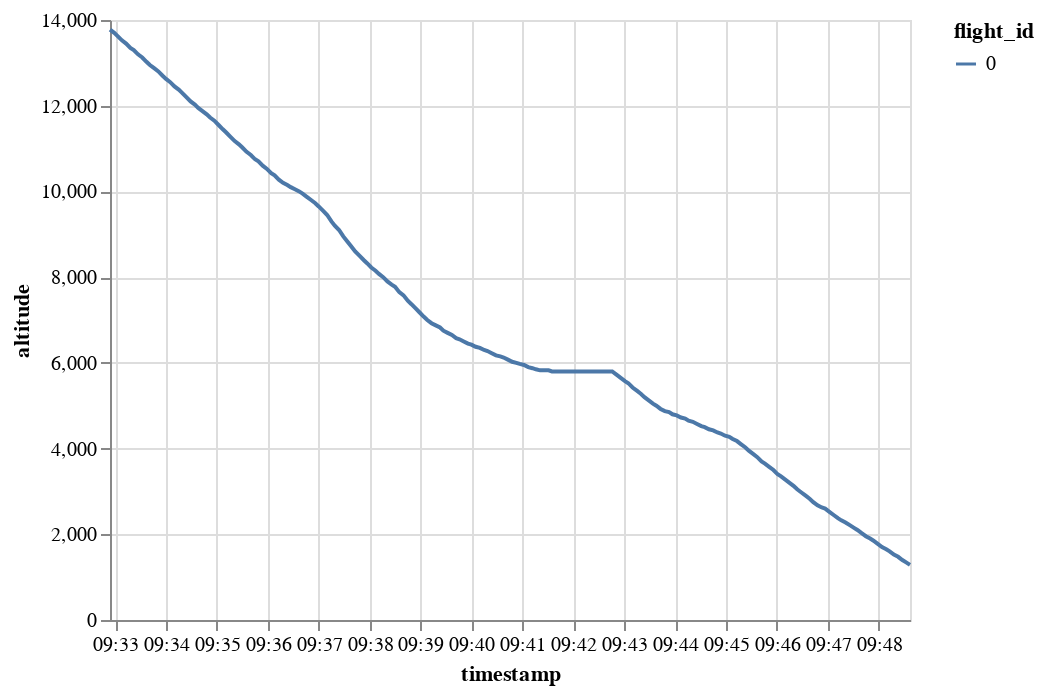

This figure's notebook cell:
### Code cell
traffic[0].chart().encode(alt.Y("altitude"), alt.X("timestamp"), alt.Color("flight_id"))

### Figure 1 — Vega-Lite specification as saved in the notebook (floating-point values rounded to 4 significant figures; data arrays with more than 128 entries replaced by an {"elided": "..."} marker saying what was removed)
{"config": {"view": {"continuousWidth": 400, "continuousHeight": 300}}, "data": {"name": "data-31ac5e43ee9f0696a958df015e6ed5ad"}, "mark": "line", "encoding": {"color": {"type": "nominal", "field": "flight_id"}, "x": {"type": "temporal", "field": "timestamp"}, "y": {"type": "quantitative", "field": "altitude"}}, "$schema": "https://vega.github.io/schema/vega-lite/v4.8.1.json", "datasets": {"data-31ac5e43ee9f0696a958df015e6ed5ad": {"elided": "200 records"}}}
